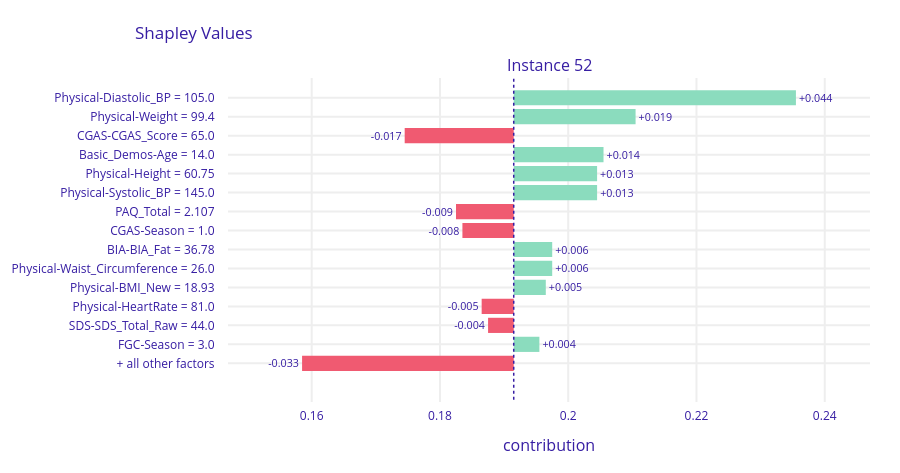

Source (notebook cell):
### Code cell
# SHAP (Shapley) via DALEX 
shap_dalex = dalex_explainer.predict_parts(
    x_dalex,
    type='shap',
    B=10,                    # number of random orderings
    label=f'Instance {i2e}'
)
shap_dalex.plot(max_vars=15)

### Figure 1 — Plotly figure (JSON) as saved in the notebook; plotly's stock layout.template omitted (floating-point values rounded to 4 significant figures)
{"data": [{"base": 0.1915, "hoverinfo": "text", "hoverlabel": {"bgcolor": "rgba(0,0,0,0.8)"}, "hovertext": ["Average response: 0.192<br>Prediction: 0.239<br>Physical-Diastolic_BP = 105.0<br>increases average response <br>by 0.044", "Average response: 0.192<br>Prediction: 0.239<br>Physical-Weight = 99.4<br>increases average response <br>by 0.019", "Average response: 0.192<br>Prediction: 0.239<br>CGAS-CGAS_Score = 65.0<br>decreases average response <br>by 0.017", "Average response: 0.192<br>Prediction: 0.239<br>Basic_Demos-Age = 14.0<br>increases average response <br>by 0.014", "Average response: 0.192<br>Prediction: 0.239<br>Physical-Height = 60.75<br>increases average response <br>by 0.013", "Average response: 0.192<br>Prediction: 0.239<br>Physical-Systolic_BP = 145.0<br>increases average response <br>by 0.013", "Average response: 0.192<br>Prediction: 0.239<br>PAQ_Total = 2.107<br>decreases average response <br>by 0.009", "Average response: 0.192<br>Prediction: 0.239<br>CGAS-Season = 1.0<br>decreases average response <br>by 0.008", "Average response: 0.192<br>Prediction: 0.239<br>BIA-BIA_Fat = 36.78<br>increases average response <br>by 0.006", "Average response: 0.192<br>Prediction: 0.239<br>Physical-Waist_Circumference = 26.0<br>increases average response <br>by 0.006", "Average response: 0.192<br>Prediction: 0.239<br>Physical-BMI_New = 18.93<br>increases average response <br>by 0.005", "Average response: 0.192<br>Prediction: 0.239<br>Physical-HeartRate = 81.0<br>decreases average response <br>by 0.005", "Average response: 0.192<br>Prediction: 0.239<br>SDS-SDS_Total_Raw = 44.0<br>decreases average response <br>by 0.004", "Average response: 0.192<br>Prediction: 0.239<br>FGC-Season = 3.0<br>increases average response <br>by 0.004", "Average response: 0.192<br>Prediction: 0.239<br>+ all other factors<br>decreases average response <br>by 0.033"], "marker": {"color": ["#8bdcbe", "#8bdcbe", "#f05a71", "#8bdcbe", "#8bdcbe", "#8bdcbe", "#f05a71", "#f05a71", "#8bdcbe", "#8bdcbe", "#8bdcbe", "#f05a71", "#f05a71", "#8bdcbe", "#f05a71"]}, "orientation": "h", "showlegend": false, "text": ["+0.044", "+0.019", "-0.017", "+0.014", "+0.013", "+0.013", "-0.009", "-0.008", "+0.006", "+0.006", "+0.005", "-0.005", "-0.004", "+0.004", "-0.033"], "textposition": "outside", "type": "bar", "x": [0.044, 0.019, -0.017, 0.014, 0.013, 0.013, -0.009, -0.008, 0.006, 0.006, 0.005, -0.005, -0.004, 0.004, -0.033], "xaxis": "x", "y": ["Physical-Diastolic_BP = 105.0", "Physical-Weight = 99.4", "CGAS-CGAS_Score = 65.0", "Basic_Demos-Age = 14.0", "Physical-Height = 60.75", "Physical-Systolic_BP = 145.0", "PAQ_Total = 2.107", "CGAS-Season = 1.0", "BIA-BIA_Fat = 36.78", "Physical-Waist_Circumference = 26.0", "Physical-BMI_New = 18.93", "Physical-HeartRate = 81.0", "SDS-SDS_Total_Raw = 44.0", "FGC-Season = 3.0", "+ all other factors"], "yaxis": "y"}], "layout": {"annotations": [{"font": {"size": 16}, "showarrow": false, "text": "Instance 52", "x": 0.5, "xanchor": "center", "xref": "paper", "y": 1, "yanchor": "bottom", "yref": "paper"}, {"font": {"size": 16}, "showarrow": false, "text": "contribution", "x": 0.5, "xanchor": "center", "xref": "paper", "y": 0, "yanchor": "top", "yref": "paper", "yshift": -30}], "font": {"color": "#371ea3"}, "height": 473, "margin": {"b": 71, "r": 30, "t": 78}, "shapes": [{"line": {"color": "#371ea3", "dash": "dot", "width": 1.5}, "type": "line", "x0": 0.1915, "x1": 0.1915, "xref": "x", "y0": -1, "y1": 16, "yref": "y"}], "title": {"text": "Shapley Values", "x": 0.15}, "xaxis": {"anchor": "y", "automargin": true, "domain": [0, 1], "fixedrange": true, "gridwidth": 2, "range": [0.147, 0.2471], "tickcolor": "white", "ticklen": 3, "ticks": "outside", "type": "linear", "zeroline": false}, "yaxis": {"anchor": "x", "automargin": true, "autorange": "reversed", "domain": [0, 1], "fixedrange": true, "gridwidth": 2, "tickcolor": "white", "ticklen": 10, "ticks": "outside", "type": "category"}}}
